Frame 1 (no input): blank canvas, image omitted
Frame 60 (no input): blank canvas, image omitted
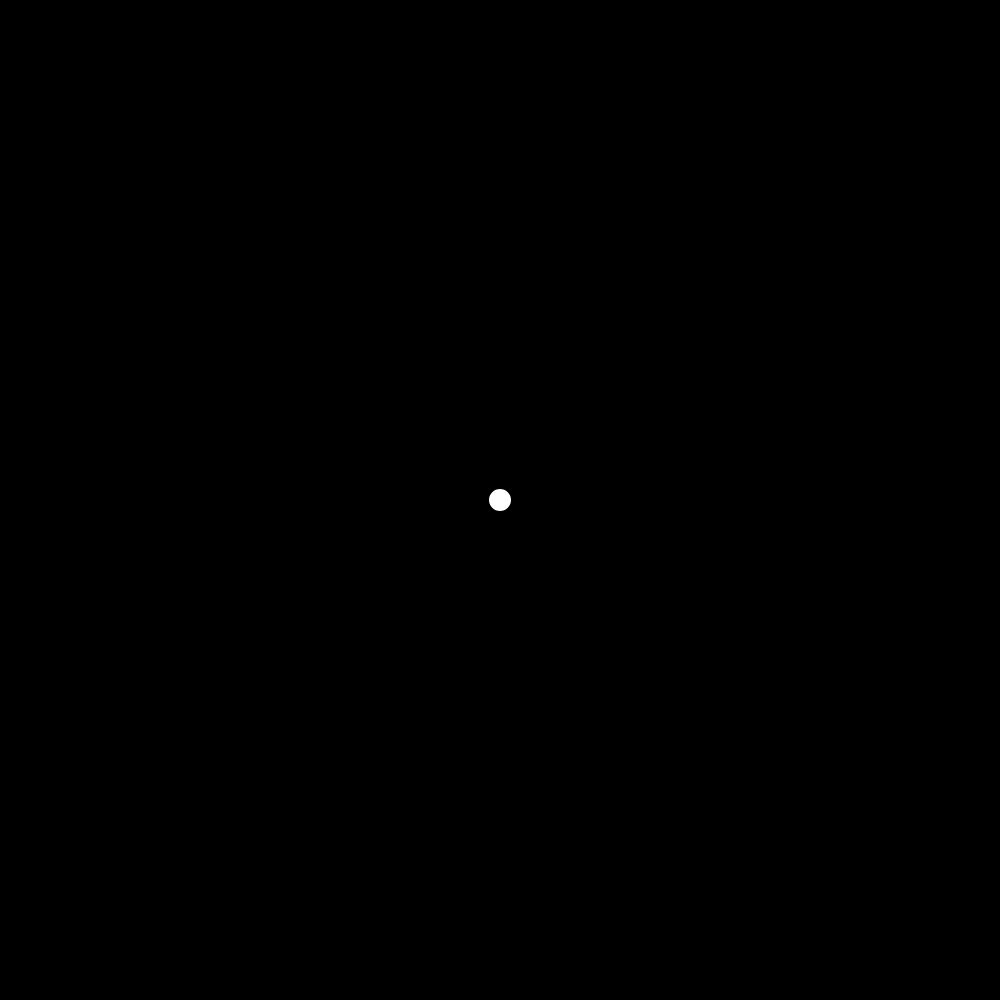
Frame 120 (the mouse pressed at the canvas centre since frame 60)

The p5.js sketch whose frames 1 and 60 were blank and that drew this single picture after the mouse press (run headless with seeded random() and noise() and a simulated clock; from frame 60 on, the mouse is pressed at the canvas centre):

// p5.js sketch
// ── sketch.js
var armLength;
var arms=[];
var correctSpeed;

function setup(){
	createCanvas(1000,1000);
	background(0);
	stroke(255);
	strokeWeight(2);
	ellipseMode(CENTER);
	armLength = 100;
	correctSpeed = 5;
}
function draw(){
	background(0);
	
	for(ar in arms){
		if(ar>0){
			console.log(ar);
			if(abs(dist(arms[ar].x,arms[ar].y,arms[ar-1].x,arms[ar-1].y))>40){
				arms[ar].hingeStart(arms[ar-1]);
				arms[ar-1].hingeEnd(arms[ar]);
			}
			if(abs(dist(arms[ar].x,arms[ar].y,arms[ar-1].x,arms[ar-1].y))>armLength*2){
				var correct = createVector(arms[ar].x-arms[ar-1].x,arms[ar].y-arms[ar-1].y);
				correct.normalize();
				arms[ar].x -= correct.x*correctSpeed;
				arms[ar].y -= correct.y*correctSpeed;
				line(arms[ar].x,arms[ar].y,arms[ar-1].x,arms[ar-1].y);
			}
		}else{
			arms[ar].display();
		}
		
		arms[ar].update();
	}
}

function keyTyped() {
  if (key === 'z') {
      arms.pop();
      }
  return false; // prevent any default behavior
}


function mousePressed() {
	var newArm = new drawArm(mouseX,mouseY);
	var makeNew = false;
	for(ar in arms){
		if(arms.length>0){
			if(abs(dJoints(arms[ar],newArm))>100){
				makeNew = true;
			}
	
		}
	}
	if(arms.length==0){
		makeNew=true
	}

	if(makeNew){
		arms.push(newArm);
	}
}

function drawArm(x, y){
	this.x = x;
	this.y = y;
	this.hingeX;
	this.hingeY;
}

drawArm.prototype.update = function(){
	if(mouseIsPressed){
		if(dist(mouseX,mouseY,this.x,this.y)<40){
			this.x = mouseX;
			this.y = mouseY;
		}
	}
}
drawArm.prototype.display = function(){
	ellipse(this.x,this.y,20,20);
	line(this.x,this.y,this.hingeX,this.hingeY);
}

function dJoints(armA,armB){
	return dist(armA.x,armA.y,armB.x,armB.y);
}

drawArm.prototype.hingeStart = function(armB){ 
	var dist = dJoints(this,armB);
	var a = (Math.pow(armLength,2)-Math.pow(armLength,2)+Math.pow(dist,2)/(2*dist));
	var h = Math.sqrt(Math.pow(armLength,2)-Math.pow(a,2));

	var px = this.x+a*(armB.x-this.x)/dist;
	var py = this.y+a*(armB.y-this.y)/dist;

	this.hingeX = px+h*(armB.y-this.y)/dist;
	this.hingeY = py-h*(armB.x-this.x)/dist;

	this.display();	
}

drawArm.prototype.hingeEnd = function(armB){ 
	var dist = -dJoints(this,armB);
	var a = (Math.pow(armLength,2)-Math.pow(armLength,2)+Math.pow(dist,2)/(2*dist));
	var h = Math.sqrt(Math.pow(armLength,2)-Math.pow(a,2));

	var px = this.x+a*(armB.x-this.x)/dist;
	var py = this.y+a*(armB.y-this.y)/dist;

	this.hingeX = px+h*(armB.y-this.y)/dist;
	this.hingeY = py-h*(armB.x-this.x)/dist;

	this.display();	
}
